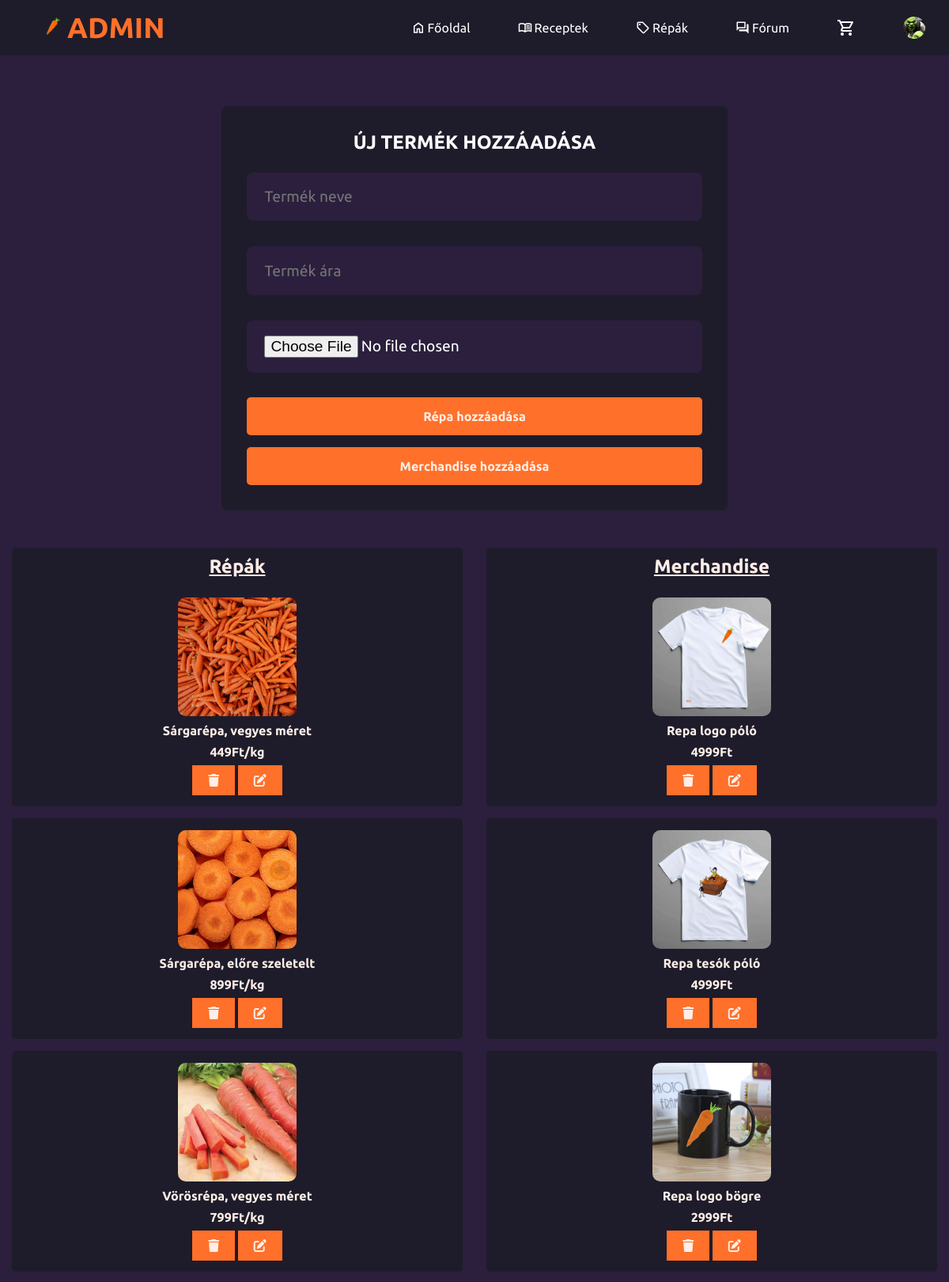
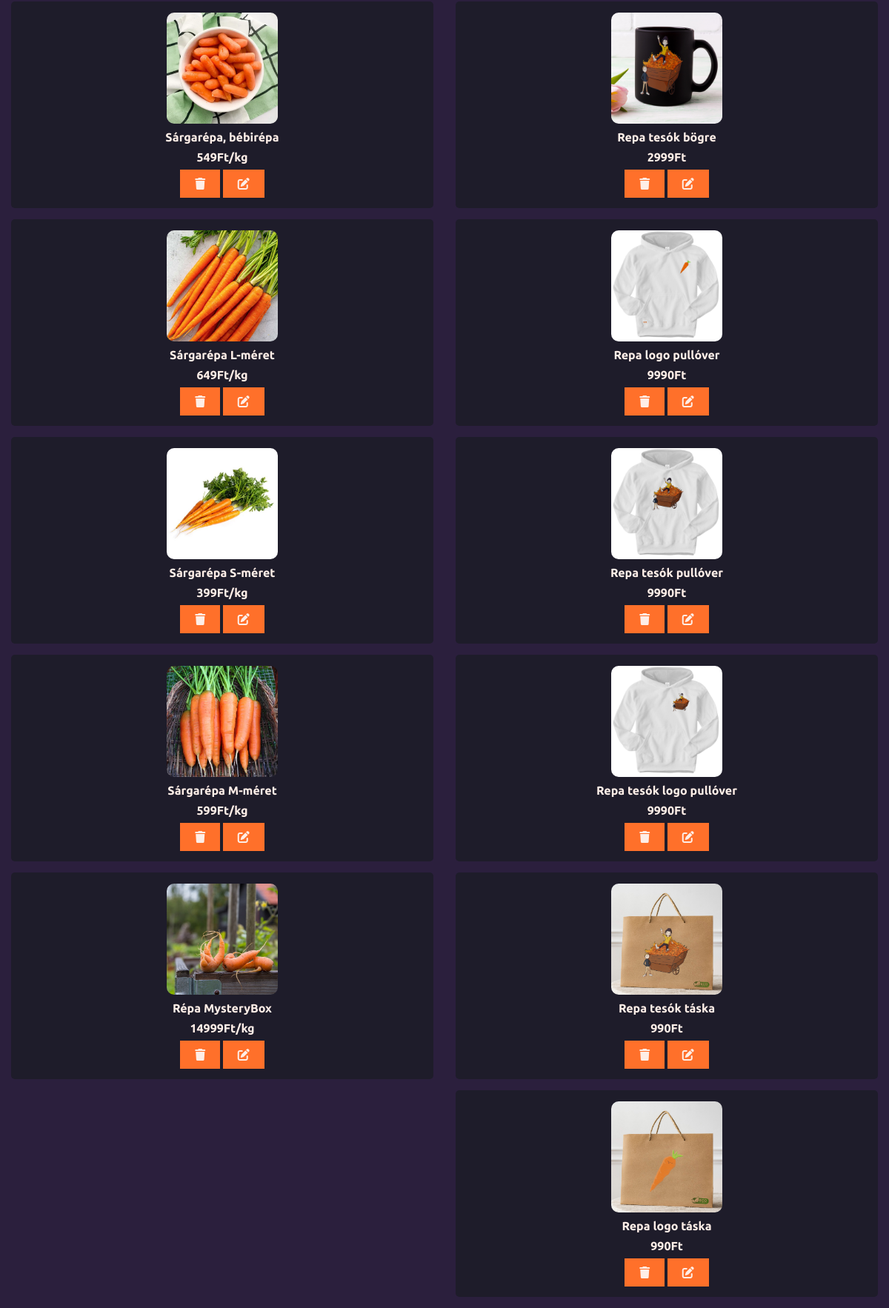
Page /Repa/admin/admin.php (signed in) on the committed database (2 pictures, top to bottom).
### tables this page shows
CREATE TABLE `products` (
  `id` int(255) NOT NULL,
  `name` varchar(255) NOT NULL,
  `price` varchar(255) NOT NULL,
  `image` varchar(255) NOT NULL,
  `type` varchar(32) NOT NULL
);

### Repa/admin/admin.php (the view, shortened to what this page needs)
<?php
include "../_rootphp/dbh.inc.php";
?>
<!DOCTYPE html>
<html lang="hu">
<head>
    <link rel="stylesheet" href="../_rootcss/root.css">
    <link rel="stylesheet" href="css/admin.css">
    <link rel="stylesheet" href="../_rootcss/nav.css">
    <link rel="stylesheet" href="https://cdnjs.cloudflare.com/ajax/libs/font-awesome/6.0.0/css/all.min.css">
</head>
<body>
<nav>
                <?php
                if(isset($_SESSION["useruid"])){
                    if($_SESSION['pfp'] === "") $pfp = "defprof.jpg";
                    else $pfp = $_SESSION['pfp'];
                }
            ?>
        <ul>
            <li>
                <a id="nav-logo" href="../index.php"><img src="../_rootimg/favicon2.png" alt="" id="logo-img">ADMIN</a>
            </li>
            <li><a href="../index.php" class="hideOnMobile"><svg xmlns="http://www.w3.org/2000/svg" height="24" viewBox="0 -960 960 960" width="18"><path d="M240-200h120v-240h240v240h120v-360L480-740 240-560v360Zm-80 80v-480l320-240 320 240v480H520v-240h-80v240H160Zm320-350Z"/></svg>
                Főoldal</a></li>
            <li><a href="../recipe/recipe.php" class="hideOnMobile">
                Receptek</a></li>
            <li><a href="../shopfront/shopfront.php" class="hideOnMobile">
                Répák</a></li>
            <li><a href="../forum/forum.php" class="hideOnMobile">
                Fórum</a></li>
                <?php
                if(isset($_SESSION["useruid"])){
                    if($_SESSION['pfp'] === "") $pfp = "defprof.jpg";
                    else $pfp = $_SESSION['pfp'];
                    echo '<li><a href="../basket/basket.php" class="hideOnMobile" id="basket"><svg xmlns="http://www.w3.org/2000/svg" height="24" viewBox="0 -960 960 960" width="24"><path d="M280-80q-33 0-56.5-23.5T200-160q0-33 23.5-56.5T280-240q33 0 56.5 23.5T360-160q0 33-23.5 56.5T280-80Zm400 0q-33 0-56.5-23.5T600-160q0-33 23.5-56.5T680-240q33 0 56.5 23.5T760-160q0 33-23.5 56.5T680-80ZM246-720l96 200h280l110-200H246Zm-38-80h590q23 0 35 20.5t1 41.5L692-482q-11 20-29.5 31T622-440H324l-44 80h480v80H280q-45 0-68-39.5t-2-78.5l54-98-144-304H40v-80h130l38 80Zm134 280h280-280Z"/></svg></a></li>';
                    echo '<li><a href="../profile/profile.php" class="hideOnMobile" id="profile"><div class="pfpdiv"><img src="../_rootprofpics/'. $pfp .'" alt=""></div></a></li>';
                }
            ?>
        </ul>
    </nav>
<div class="container">
    <div class="inner">
        <form action="php/admin.inc.php" method="post" class="add-product-form" enctype="multipart/form-data">
            <h3>ÚJ TERMÉK HOZZÁADÁSA</h3>
            <input type="text" name="p_name" placeholder="Termék neve" class="box" required>
            <input type="number" name="p_price" min="0" placeholder="Termék ára" class="box" required>
            <input type="file" name="p_image" accept="p_image/png, image/jpg, image/jpeg" class="box" required>
            <input type="submit" value="Répa hozzáadása" name="add_repa" class="addbtn">
            <input type="submit" value="Merchandise hozzáadása" name="add_merch" class="addbtn">
        </form>
    </div>
    <section class="products">
    <div class="display-product-table">
        <div class="repa">
            <h2 class="productType">Répák</h2>
        <?php
        $select_products = mysqli_query($conn, "SELECT * FROM `products` WHERE `type`='repa'");
        if (mysqli_num_rows($select_products) > 0) {
            while($row = mysqli_fetch_assoc($select_products)) {
                echo '
                <div class="repaItem">
                <img src="img/'. $row['image'] .'" alt="">
                <h4>'. $row['name'] .'</h4>
                <h4>'. $row['price'] .'Ft/kg</h4>
                <div class="buttons">
                <a href="admin.php?delete=' .$row["id"]. '" class="delete-btn"><i class="fas fa-trash"></i></a>
                <a href="admin.php?edit=' .$row["id"]. '" class="option-btn"><i class="fas fa-edit"></i></a>
                </div>
            </div>';
            }
        }else{
            echo"<div class='empty'>Nincs termék hozzáadva</div>";
        }
        ?>
        </div>
        <div class="merch">
        <h2 class="productType">Merchandise</h2>
        <?php
        $select_products = mysqli_query($conn, "SELECT * FROM `products` WHERE `type`='merch'");
        if (mysqli_num_rows($select_products) > 0) {
            while($row = mysqli_fetch_assoc($select_products)) {
                echo '
                <div class="repaItem">
                <img src="img/'. $row['image'] .'" alt="">
                <h4>'. $row['name'] .'</h4>
                <h4>'. $row['price'] .'Ft</h4>
                <div class="buttons">
                <a href="admin.php?delete=' .$row["id"]. '" class="delete-btn"><i class="fas fa-trash"></i></a>
                <a href="admin.php?edit=' .$row["id"]. '" class="option-btn"><i class="fas fa-edit"></i></a>
                </div>
            </div>';
            }
        }else{
            echo"<div class='empty'>Nincs termék hozzáadva</div>";
        }
        ?>
        </div>
    </div>
    </section>
</div>
</body>
</html>

### Repa/_rootcss/root.css (style rules this page uses)
* { padding: 0px; margin: 0px; text-decoration: none; scroll-behavior: smooth; box-sizing: border-box; }
:root { --main-color: #ff702a; --text-color: #fff; --bg-color: #1e1c2a; --accent-color: #2b1f3d; --white-accent: #feeee7; --main-color2: #E3E6F3; --main-orange: hsl(29, 100%, 59%); }
body { font-family: "Ubuntu", sans-serif; background-color: var(--bg-color); padding-top: 70px; }

### Repa/admin/css/admin.css (style rules this page uses)
:root { --main-color: #ff702a; --text-color: #fff; --bg-color: #1e1c2a; --accent-color: #2b1f3d; --white-accent: #feeee7; --main-color2: #E3E6F3; --main-orange: hsl(29, 100%, 59%); }
* { font-family: 'Ubuntu', sans-serif; margin:0; padding:0; box-sizing: border-box; outline: none; border:none; text-decoration: none; }
body { background-color: var(--accent-color); overflow-x: hidden; }
.container { max-width: 1200px; margin: 0 auto; }
.inner { padding: 2rem; }
.addbtn { width: 100%; padding: 15px 0px; background-color: var(--main-color); color: var(--white-accent); font-size: 1rem; font-weight: bold; border-radius: 5px; margin-top: 15px; }
.option-btn i, .delete-btn i { padding: 10px; }
.option-btn, .delete-btn { background-color: var(--main-color); }
.add-product-form { max-width: 40rem; background-color: var(--bg-color); border-radius: 0.5rem; padding: 2rem; margin: 0 auto; margin-top: 2rem; }
.add-product-form h3 { font-size: 1.5rem; margin-bottom: .5rem; color: var(--text-color); text-align: center; }
.add-product-form .box { padding: 1.2rem 1.4rem; font-size: 1.2rem; color: var(--text-color); border-radius: 0.5rem; background-color: var(--accent-color); margin: 1rem 0; width: 100%; }
.repa { background-color: var(--accent-color); flex: 1; }
.merch { background-color: var(--accent-color); flex: 1; }
.display-product-table { display: flex; flex-direction: row; }
.repaItem img { width: 150px; display: block; margin: auto; border-radius: 10px; }
.repaItem * { text-align: center; color: var(--white-accent); }
.repaItem { gap: 9px; display: flex; flex-direction: column; align-items: center; background-color: var(--bg-color); margin: 15px; padding: 15px; border-radius: 5px; }
.repaItem:first-of-type { margin-top: 0px; border-radius: 0px 0px 5px 5px; }
.repaItem a { padding: 10px; }
.productType { text-align: center; color: var(--white-accent); margin-top: 15px; text-decoration: underline; font-size: 1.5rem; background-color: var(--bg-color); padding: 10px; margin: 15px; margin-bottom: 0px; border-radius: 5px 5px 0px 0px; }
.products { border-radius: 5px; }

### Repa/_rootcss/nav.css (style rules this page uses)
:root { --main-color: #ff702a; --text-color: #fff; --bg-color: #1e1c2a; --accent-color: #2b1f3d; --white-accent: #feeee7; --main-color2: #E3E6F3; --main-orange: hsl(29, 100%, 59%); }
nav { background-color: var(--bg-color); position: absolute; top: 0; right: 0; left: 0; }
#logo-img { width: 30px; margin-right: 5px; display: inline; vertical-align: center; }
nav ul { list-style-type: none; width: 100%; display: flex; justify-content: flex-end; align-items: center; }
nav ul li { height: 70px; vertical-align: center; }
nav a { height: 100%; padding: 0px 30px; display: flex; align-items: center; color: white; transition: background-color 0.2s; }
#basket svg, #profile svg, #sideprofile svg, #sidebasket svg { width: 24px; margin: 0px; }
nav li:first-child { margin-right: auto; }
nav li:first-child a { color: var(--main-color); font-weight: 700; font-size: 2.25rem; padding: 0px 50px; }
svg { fill: white; }
.hideOnMobile svg { margin-right: 3px; width: 18px; }
.pfpdiv { width: 28px; height: 28px; }
.pfpdiv img { width: 100%; height: 100%; object-fit: cover; border-radius: 100%; }

### rows in the picture
products: image (picture), name "Sárgarépa, vegyes méret", price "449"
products: image (picture), name "Sárgarépa, előre szeletelt", price "899"
products: image (picture), name "Vörösrépa, vegyes méret", price "799"
products: image (picture), name "Sárgarépa, bébirépa", price "549"
products: image (picture), name "Sárgarépa L-méret", price "649"
products: image (picture), name "Sárgarépa S-méret", price "399"
products: image (picture), name "Sárgarépa M-méret", price "599"
products: image (picture), name "Répa MysteryBox", price "14999"
products: image (picture), name "Repa logo póló", price "4999"
products: image (picture), name "Repa tesók póló", price "4999"
products: image (picture), name "Repa logo bögre", price "2999"
products: image (picture), name "Repa tesók bögre", price "2999"
products: image (picture), name "Repa logo pullóver", price "9990"
products: image (picture), name "Repa tesók pullóver", price "9990"
products: image (picture), name "Repa tesók logo pullóver", price "9990"
products: image (picture), name "Repa tesók táska", price "990"
products: image (picture), name "Repa logo táska", price "990"
